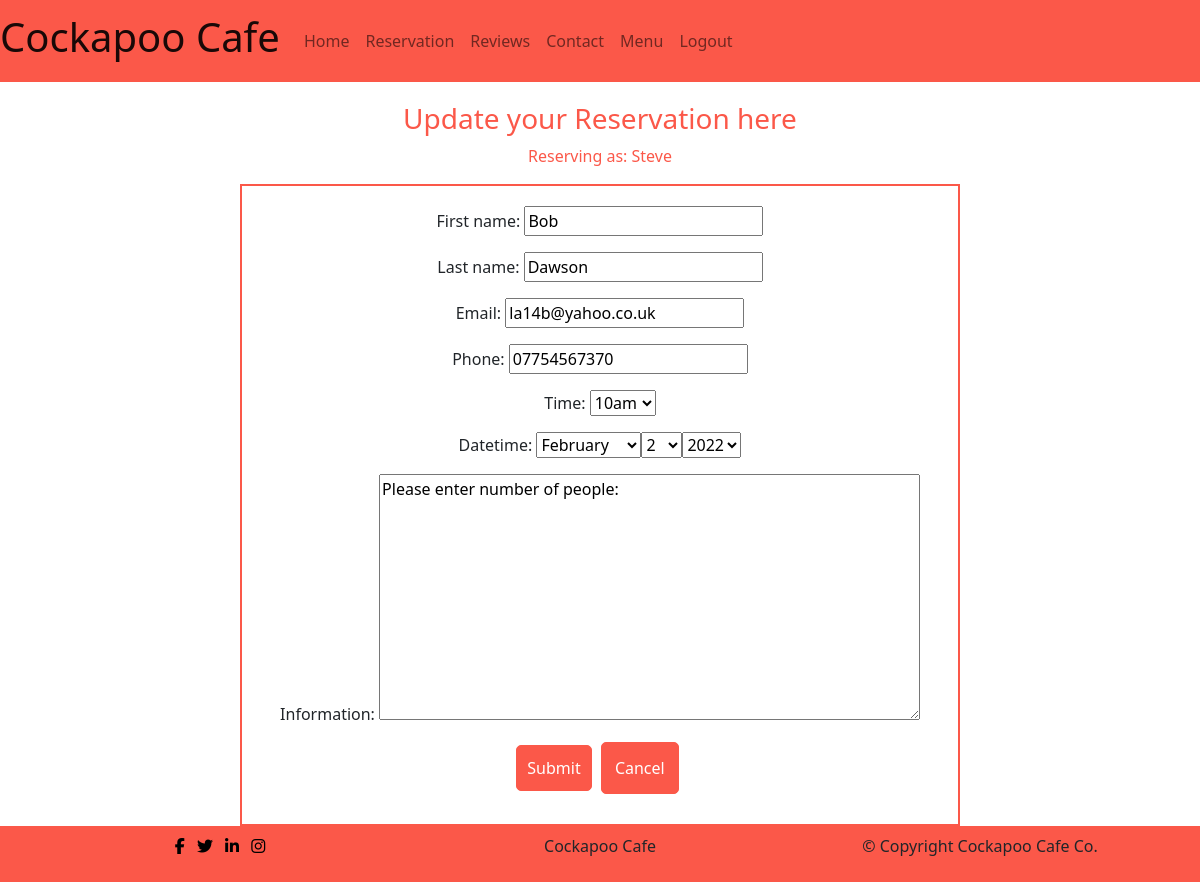
Page /reservation/update_reservation/3/ (signed in) on the committed database.
### reservation/models.py (models this page shows, shortened)
class Reservation(models.Model):
    first_name = models.CharField(max_length=100, unique=False)
    last_name = models.CharField(max_length=100, unique=False)
    email = models.EmailField(max_length=100, unique=False)
    phone = models.CharField(validators=[Phone_Regex], max_length=60,
                             null=True, blank=True)
    time = models.CharField(max_length=100, choices=Reservation_Choices,
                            default='9')
    datetime = models.DateField(auto_now_add=False, null=True, blank=False)
    information = models.TextField(blank=False,
                                   default='Please enter number of people:')
    sent_date = models.DateField(auto_now_add=True)
    accepted = models.BooleanField(default=False)
    rejected = models.BooleanField(default=False)
    accepted_date = models.DateTimeField(auto_now=True, null=True)
    user = models.ForeignKey(User, blank=True, null=True,
                             on_delete=models.CASCADE)
    class Meta:
        ordering = ["datetime"]

### reservation/views.py (the view, shortened to what this page needs)
# urls.py: path('update_reservation/<pk>/', views.ReservationUpdateView.as_view(),
class ReservationUpdateView(LoginRequiredMixin, SuccessMessageMixin,
                            UpdateView):
    model = Reservation
    fields = ['first_name', 'last_name', 'email', 'phone', 'time', 'datetime',
              'information']
    template_name = 'reservation/update_reservation.html'
    success_message = "Reservation will be updated"
    success_url = reverse_lazy('reservation')
    def get_form(self, form_class=None):
        form = super(ReservationUpdateView, self).get_form(form_class)
        form.fields['datetime'].widget = SelectDateWidget()
        return form
    def get(self, request, pk, *args, **kwargs):
        self.object = self.get_object()
        return super(ReservationUpdateView, self).get(request, *args, **kwargs)

### reservation/templates/reservation/update_reservation.html (shortened to what this page needs)
{% extends 'base.html' %}
{% load static%}
{% block content %}
  {% if user.is_authenticated %}
    <h3>Update your Reservation here</h3>
    <p id="reviewer">Reserving as: {{ user.username }}</p>
    <form method="post" class="reservation-form">
        {{ form.as_p }}
        <button type="submit" class="menu-btn">Submit</button>
        <a class="menu-btn cancel-btn inline-flex" href="{% url 'reservation' %}">Cancel</a>
    </form>
  {% endif %}
{% endblock %}

### static/css/style.css (style rules this page uses)
body { min-height: 100vh; display: flex; flex-direction: column; }
.menu-btn { background-color: #fb5849; color: #fff; border: 1px solid #fb5849; padding: 10px; border-radius: 5px; margin-bottom: 10px; margin-right: 5px; text-decoration: none; }
.inline-flex { display: inline-flex; }
.cancel-btn { padding: 13px; text-decoration: none; margin-bottom: 10px; }
h3 { color: #fb5849; text-align: center; }
.review-form input, textarea { width: 80%; }
#reviewer { color: #fb5849; text-align: center; }
.reservation-form { width: 60%; margin: 0 auto; padding: 20px; border: 2px solid #fb5849; text-align: center; }

### rows in the picture
Reservation: first_name "Bob", last_name "Dawson", email "la14b@yahoo.co.uk", phone "07754567370", time "10am", information "Please enter number of people:"

### other values in the picture
{{ user.username }} "Steve"
